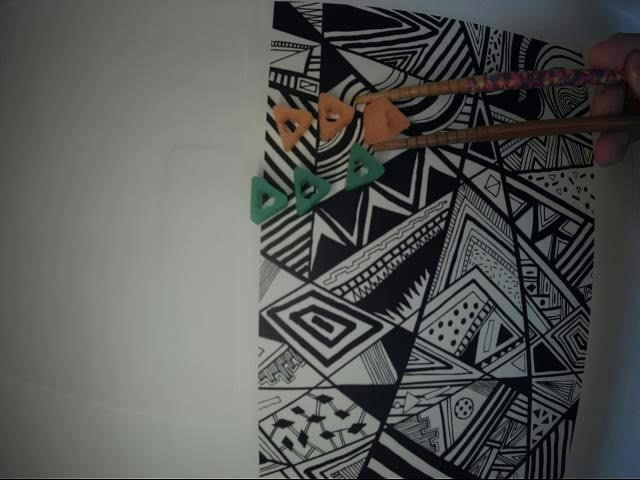
#> input picture tools/testFrame.jpg, 640 x 480 px
$ python manualDiscontinuityRemoval.py   (Python 2 division)
#> lines starting #> are read from the running program, lines starting #| are printed output that depends on the picture; after the words box and inside, x2 and y2 are one past the last pixel; in counts of white or black regions, pixels touching at a corner belong together
## Import libraries for test.
import numpy as np
import cv2
import time

## Constants often used in testing
radial_dst = np.array([-0.38368541,  0.17835109, -0.004914,    0.00220994, -0.04459628]) # Estimated Mobius camera Distortion.
#radial_dst = [-0.37801445,  0.38328306, -0.01922729, -0.01341008, -0.60047771]
mtx = np.array([[ 444.64628787,    0.,          309.40196271],[   0.,          501.63984347,  255.86111216],[   0.,            0.,            1.        ]]) # Estimated Mobius Camera matrix

## Introduce any GLOBAL constants
DISCONNECT_SIZE = 15
SLICE_LOCATION = 500
ix,iy = -1,-1


frame = cv2.imread("./testFrame.jpg")
#> frame is the input picture: shape (480, 640, 3); mean B, G, R 85, 87.5, 85.7

## Begin test

#modify frame
frame2 = frame.copy()
new_slice_size = frame[:,SLICE_LOCATION:,:].shape
#> new_slice_size = (480, 140, 3)
frame2 = np.pad(frame2,pad_width = ((DISCONNECT_SIZE,0),(0,0),(0,0)),mode='constant',constant_values = 0)
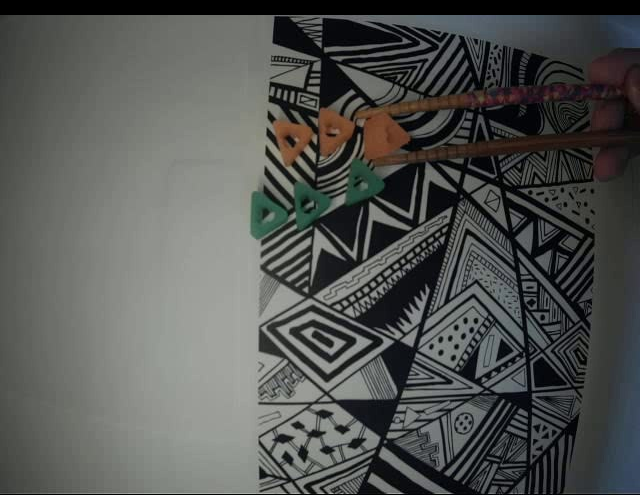
#> frame2: shape (495, 640, 3); mean B, G, R 82.4, 84.8, 83.1
frame[:,SLICE_LOCATION:,:] = frame2[0:new_slice_size[0],SLICE_LOCATION:,:]

cv2.imwrite('testbackground.jpg',frame)

cv2.imshow("frame",frame)
cv2.waitKey(0)
cv2.destroyAllWindows()

# (500,89)-->(500,72),(500,107)-->(500,90),(537,86)-->(537,86),(537,105)-->same
xshift = 500
yshift = 72
src_pts = np.float32([[500-xshift,87-yshift],[500-xshift,105-yshift],[625-xshift,84-yshift],[625-xshift,99-yshift]])
dst_pts = np.float32([[500-xshift,72-yshift],[500-xshift,90-yshift],[625-xshift,84-yshift],[625-xshift,99-yshift]])
M = cv2.getPerspectiveTransform(src_pts,dst_pts)

segment = frame[72:105,500:625,:]
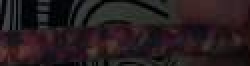
#> segment: shape (33, 125, 3) (shown 2 times larger); mean B, G, R 30, 27.6, 37.6


print frame.shape
#| (480, 640, 3)
print segment.shape
#| (33, 125, 3)
warped = cv2.warpPerspective(segment,M,(frame.shape[1] - xshift,frame.shape[0]- yshift))
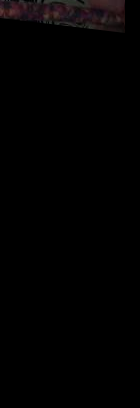
#> warped: shape (408, 140, 3); mean B, G, R 1.6, 1.5, 2.2
mask = (warped > 0).astype('uint8')
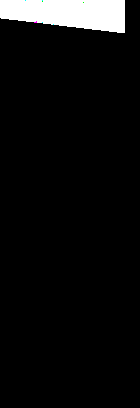
#> mask: shape (408, 140, 3); mean B, G, R 0.0567, 0.0566, 0.0566; drawn with 1 as white


cv2.imshow("warped",warped)
frame[72:105,500:625,:] = np.zeros([segment.shape[0],segment.shape[1],segment.shape[2]])
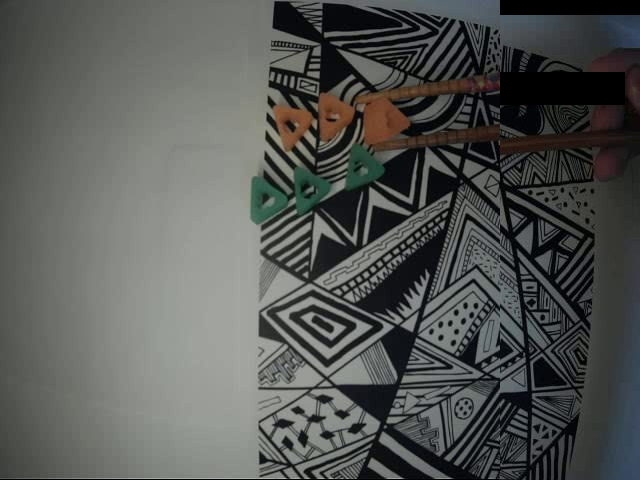
#> frame: shape (480, 640, 3); mean B, G, R 84.2, 86.8, 84.9
tmp_image = frame[yshift:,xshift:,:]
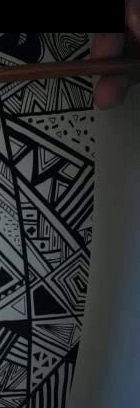
#> tmp_image: shape (408, 140, 3); mean B, G, R 45.7, 44.4, 42.6
frame[yshift:,xshift:,:] = mask*warped + np.logical_not(mask)*tmp_image

cv2.imwrite('testOutput1.jpg',frame)

cv2.rectangle(frame,(500,72),(625,105),(255,0,0))
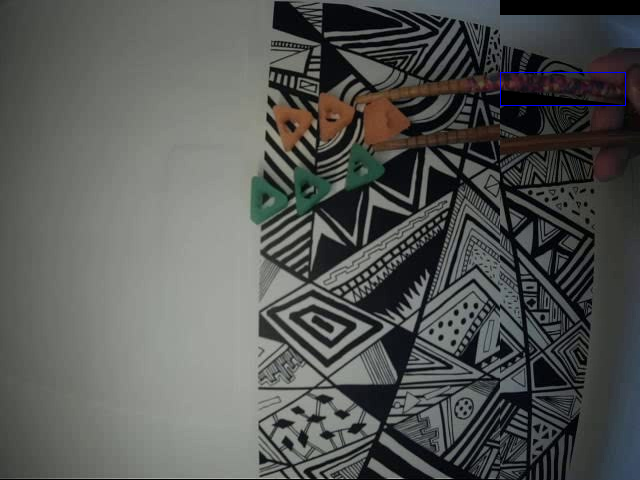
#> frame: shape (480, 640, 3); mean B, G, R 84.8, 87, 85.3

cv2.imwrite('testOutput2.jpg',frame)


def draw_circle(event,x,y,flags,param):
    global ix,iy
    if event == cv2.EVENT_LBUTTONDBLCLK:
        cv2.circle(frame,(x,y),2,(255,0,0),-1)
        ix,iy = x,y

cv2.namedWindow('image')
cv2.setMouseCallback('image',draw_circle)

while(1):
    cv2.imshow('image',frame)
    k = cv2.waitKey(20) & 0xFF
#> (key q is pressed here)
    if k == 27:
        break
    elif k == ord('a'):
        print ix,iy
    elif k == ord('q'):
        break

cv2.destroyAllWindows()

$ run again, with tools/frame01164.jpg copied over tools/testFrame.jpg
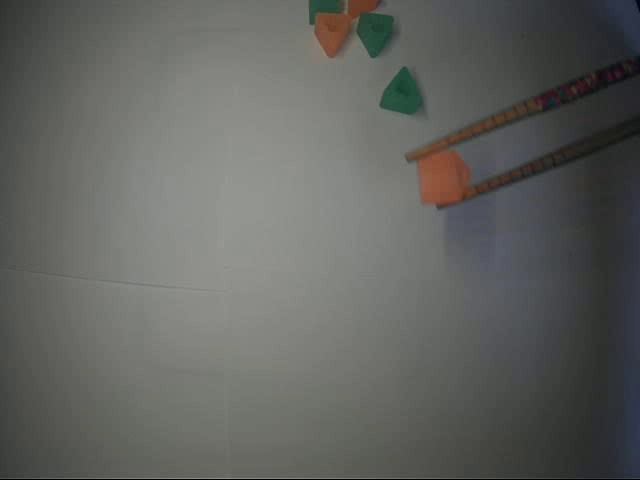
#> input picture tools/frame01164.jpg, 640 x 480 px
#> frame is the input picture: shape (480, 640, 3); mean B, G, R 95.4, 98.7, 97.6
#| (480, 640, 3)
#| (33, 125, 3)
#> mask: shape (408, 140, 3); values 0 (black) and 1 (white), 5.7% white; 1 white region, box (x1, y1, x2, y2) and area: (0, 0, 125, 33) 3240
#> `tmp_image = frame[yshift:,xshift:,:]`:
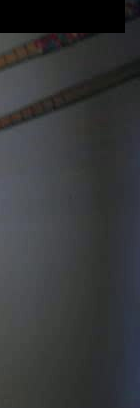
#> tmp_image: shape (408, 140, 3); mean B, G, R 56.4, 54.7, 53.4
#> `cv2.rectangle(frame,(500,72),(625,105),(255,0,0))`:
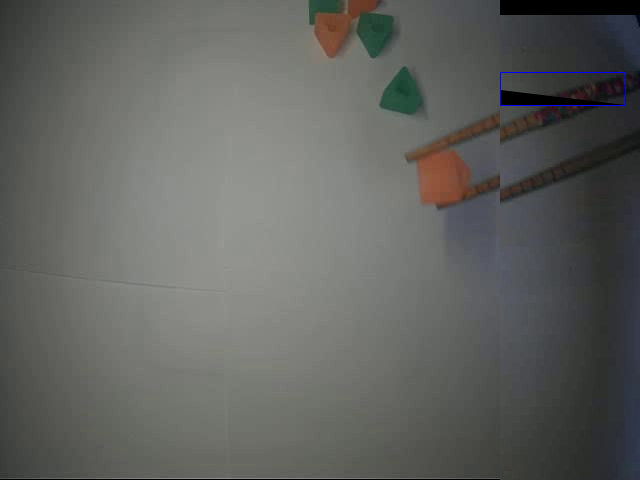
#> frame: shape (480, 640, 3); mean B, G, R 95.1, 98.1, 97
